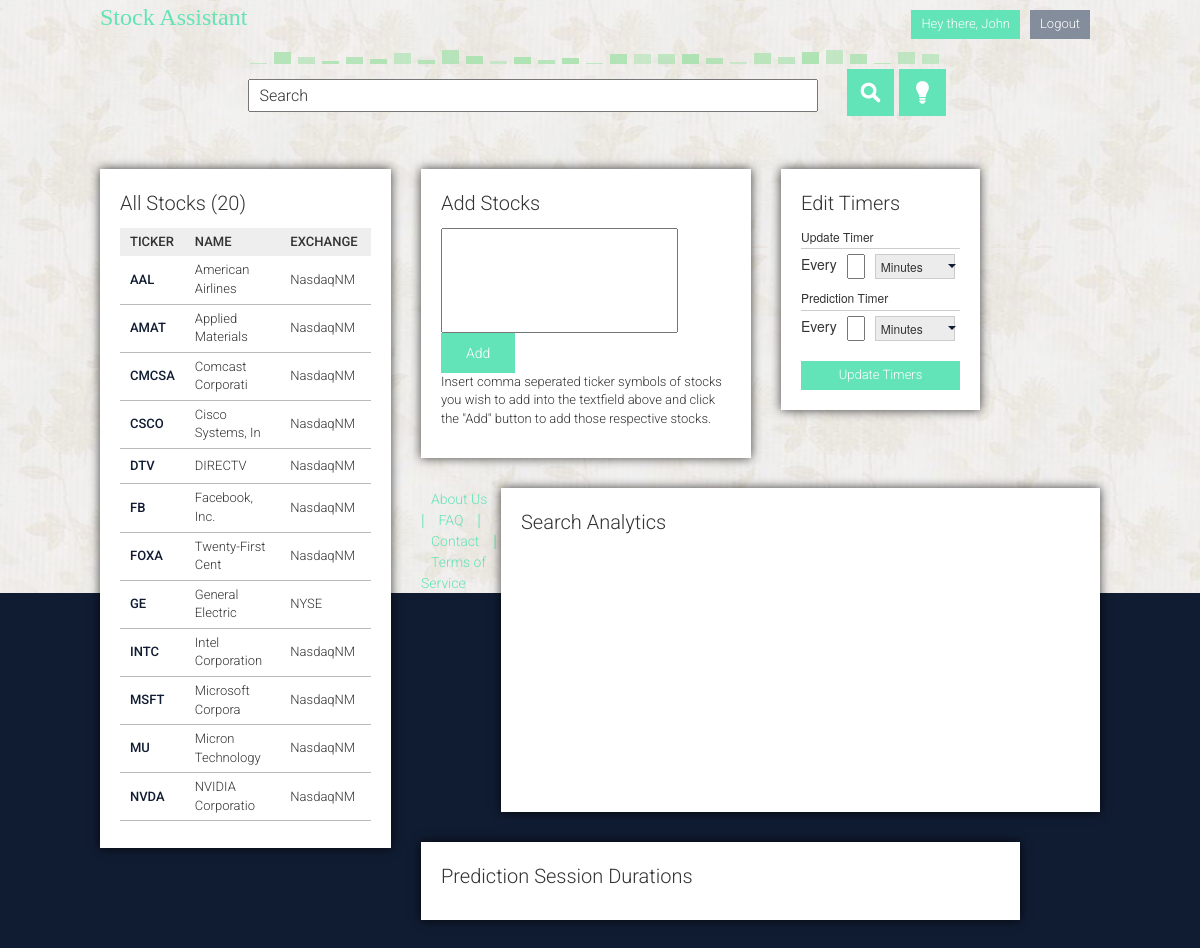
Screenshot of /admin.php (signed in) with the database file from the repository.
### tables this page shows
CREATE TABLE IF NOT EXISTS `stocks` (
  `StockID` int(11) NOT NULL AUTO_INCREMENT,
  `Ticker` varchar(5) NOT NULL,
  `Company` varchar(30) NOT NULL,
  `Price` decimal(7,2) NOT NULL,
  `Exchange` varchar(20) NOT NULL,
  `Description` varchar(2000) NOT NULL,
  `Time` int(10) UNSIGNED NOT NULL,
  PRIMARY KEY (`StockID`),
  UNIQUE KEY `StockID` (`StockID`)
);

### classes/dbConnection.php (called while the page is built, shortened)
<?php
	class dbConnection {
		private $connection;
		private $statement;
		private $host = "localhost";
		private $user = "root";
		private $password = "";
		private $db = "database";
		public function connect() {
			$this->connection = new PDO('mysql:host='.$this->host.';dbname='.$this->db.';charset=utf8', $this->user, $this->password);
			$this->connection->setAttribute(PDO::ATTR_ERRMODE, PDO::ERRMODE_EXCEPTION);
			$this->connection->setAttribute(PDO::ATTR_EMULATE_PREPARES, false);
		}
		public function prepare($query) {
			$this->statement = $this->connection->prepare($query);
		}
		public function execute(){
			try {
				return $this->statement->execute();
			}
			catch(PDOException $ex) {
				echo "An Error occured! ".$ex->getMessage();
			}
		}
		public function resultset(){
			$this->execute();
			return $this->statement->fetchAll(PDO::FETCH_ASSOC);
		}
		public function rowCount(){
			return $this->statement->rowCount();
		}
		public function disconnect() {
			$this->connection = null;
		}
	}
	?>

### admin.php (the view, shortened to what this page needs)
<!DOCTYPE html>
<html>
	<head>
		<link rel="stylesheet" href="stylesheets/admin.css" type="text/css" />
		<?php include_once 'head.php' ?>
	</head>
	<body>
		<?php include_once("header.php"); ?>
		<div id="container">
			<div id="card_container">
				<div id="stocks" class="card animatedBounceInUp">
						<?php
						include_once "classes/dbConnection.php";
						$dbConnection = new dbConnection();
						$query = new query();
						$dbConnection -> connect();
						$dbConnection -> prepare($query -> get_all_stocks());
						$results = $dbConnection -> resultSet();
						$count = $dbConnection -> rowCount();
						?>
						<div class="title">
						All Stocks <?php echo '('.$count.')'; ?>
						</div>
						<div id="stockdata">
						<?php
						echo "<table cellspacing='0'>";
						echo "<tr><th>Ticker</th><th>Name</th><th>Exchange</th><th></th></tr>";
						foreach ($results as $stock) {
							echo "<tr>";
							echo "<td>" . $stock['Ticker'] . "</td><td>" . $stock['Company'] . "</td><td>" . $stock['Exchange'] . "</td><td><input type='button' class='remove button' value='X' ticker='" . $stock['Ticker'] . "'/></td>";
							echo "</tr>";
						}
						echo "</table>";
						?>
					</div>
				</div>
				<div id="addstock" class="card animatedBounceInUp">
					<div class="title">
						Add Stocks
					</div>
					<textarea id="input_addstock" rows="5" cols="30" name="input_addstock"></textarea>
					<input type="button" class="button button_addstock" value="Add" id="button_addstock"/>
					<div id="message_addstock">
						<p>
							Insert comma seperated ticker symbols of stocks you wish to add into the textfield above and click the "Add" button to add those respective stocks.
						</p>
					</div>
				</div>
				<div id="timers" class="card animatedBounceInUp">
					<div class="title">
						Edit Timers
					</div>
					<span class="timerTitle">Update Timer</span>
					<div class="timercontainer">
						<span class="timerText">Every</span>
						<input type="text" class="timerInput" name="updateTime" id="updateTime" maxlength="2"/>
						<select class="timerSelect" id="updateTimerSelect">
							<option value="Minutes">Minutes</option>
						</select>
						<div class='downarrow'></div>
					</div>
					<span class="timerTitle">Prediction Timer</span>
					<div class="timercontainer">
						<span class="timerText">Every</span>
						<input type="text" class="timerInput" name="predictTime" id="predictTime" maxlength="2"/>
						<select class="timerSelect" id="predictTimerSelect">
							<option value="Minutes">Minutes</option>
						</select>
						<div class='downarrow'></div>
					</div>
					<input type="button" class="button button_timers" value="Update Timers" id="button_timers"/>
				</div>
				<div id="searchAnalytics" class="card animatedBounceInUp">
					<div class="title">
						Search Analytics
					</div>
					<div id="dashboard">
						<div id="graph_search"></div>
					</div>
				</div>
				<div id="predictionAnalytics" class="card animatedBounceInUp">
					<div class="title">
						Prediction Session Durations
					</div>
				</div>
			</div>
		</div>
		<?php include_once('footer.php'); ?>
	</body>
</html>

### stylesheets/admin.css (style rules this page uses)
#stocks { width: 291px; }
#stockdata { max-height: 600px; overflow: auto; }
#stocks th { font-family: roboto; font-weight: 500; font-size: 13px; background: #eee; padding: 5px 10px; text-transform: uppercase; text-align: left; }
#stocks td { padding: 5px 10px; border-bottom: 1px solid #bbb; font-family: roboto; font-size: 13px; font-weight: 300; }
#stocks td:first-child { font-weight: 500; color: #101C32; }
#addstock { width: 330px; }
#input_addstock { resize: none; float: left; font-size: 13px; font-family: roboto; font-weight: 300; padding: 5px; margin-right: 10px; }
#addstock .button_addstock { float: left; padding: 10px 25px; font-size: 14px; font-weight: 300; font-family: roboto; }
#message_addstock, #message_timer { float: left; font-family: roboto; font-weight: 300; font-size: 13px; color: #333; width: 100%; }
#searchAnalytics, #predictionAnalytics { width: 599px; margin-right: 0px; }
#graph_search { width: 599px; height: 230px; }
.timercontainer { margin: 0 auto; width: 170px; margin-bottom: 10px; overflow: auto; }
#timers { width: 199px; margin-right: 0px; }
.timerTitle { float: left; font-size: 12px; width: 100%; border-bottom: 1px solid #ccc; padding-bottom: 3px; margin-bottom: 5px; }
.timerText { float: left; margin-right: 10px; clear: both; }
.timerSelect { width: 80px; font-size: 12px; }
.timerInput { padding: 0px 3px; width: 18px; font-family: roboto; font-size: 15px; font-weight: 300; float: left; margin-right: 10px; text-align: center; }
#button_timers { padding: 5px 25px; font-family: roboto; font-weight: 300; font-size: 13px; margin: 0 auto; width: 100%; margin-top: 10px; }
#searchAnalytics { float: right; }

### stylesheets/main.css (style rules this page uses)
.animated, .animatedBounceIn, .animatedBounceInUp, .animatedBounceInRight, .animated { -webkit-animation-duration: 1s; animation-duration: 1s; -webkit-animation-fill-mode: both; animation-fill-mode: both; }
.bounceInUp { -webkit-animation-name: bounceInUp; animation-name: bounceInUp; }
html { background-color: #101C32; height: auto; }
body { background: url("../images/bg04.jpg") #101C32 top center; font-family: roboto; font-weight: 300; font-size: 15px; margin: 0; height: 100%; }
textarea { resize: none; }
input { margin: 0; font-family: roboto; padding: 3px 5px; font-weight: 300; font-size: 12px; }
p { padding-bottom: 0; margin-bottom: 0; }
select { padding: 3px 5px; display: block; font-family: roboto; -webkit-appearance: none; border-radius: 0px; border: 1px solid #ccc; background: #ececec; font-weight: 300; float: left; }
#container { width: 1000px; margin: 0 auto; }
.downarrow { height: 0; width: 0; border: 4px solid transparent; border-top-color: #101C32; float: right; margin-top: -15px; margin-right: 15px; }
.button, .button:active, .button:focus, input[type=button], button { font-family: roboto; background-color: #63e3b8; border: none; display: block; border: none; display: block; color: #fff; font-weight: 300; cursor: pointer; float: left; transition-property: background-color; transition-duration: 0.15s; }
.card { float: left; padding: 20px; background: #fff; position: relative; margin-right: 30px; margin-bottom: 30px; -webkit-box-shadow: 0px 0px 10px 0px rgba(0,0,0,0.75); -moz-box-shadow: 0px 0px 10px 0px rgba(0,0,0,0.75); box-shadow: 0px 0px 10px 0px rgba(0,0,0,0.75); width: 600px; }
.title { font-family: roboto; font-size: 20px; font-weight: 300; margin-bottom: 10px; margin-right: 5px; vertical-align: middle; }

### rows the page displays
stocks: Ticker "AAL", Company "American Airlines", Exchange "NasdaqNM"
stocks: Ticker "AMAT", Company "Applied Materials", Exchange "NasdaqNM"
stocks: Ticker "CMCSA", Company "Comcast Corporati", Exchange "NasdaqNM"
stocks: Ticker "CSCO", Company "Cisco Systems, In", Exchange "NasdaqNM"
stocks: Ticker "DTV", Company "DIRECTV", Exchange "NasdaqNM"
stocks: Ticker "FB", Company "Facebook, Inc.", Exchange "NasdaqNM"
stocks: Ticker "FOXA", Company "Twenty-First Cent", Exchange "NasdaqNM"
stocks: Ticker "GE", Company "General Electric", Exchange "NYSE"
stocks: Ticker "INTC", Company "Intel Corporation", Exchange "NasdaqNM"
stocks: Ticker "MSFT", Company "Microsoft Corpora", Exchange "NasdaqNM"
stocks: Ticker "MU", Company "Micron Technology", Exchange "NasdaqNM"
stocks: Ticker "NVDA", Company "NVIDIA Corporatio", Exchange "NasdaqNM"

### other values shown
$count "20"
